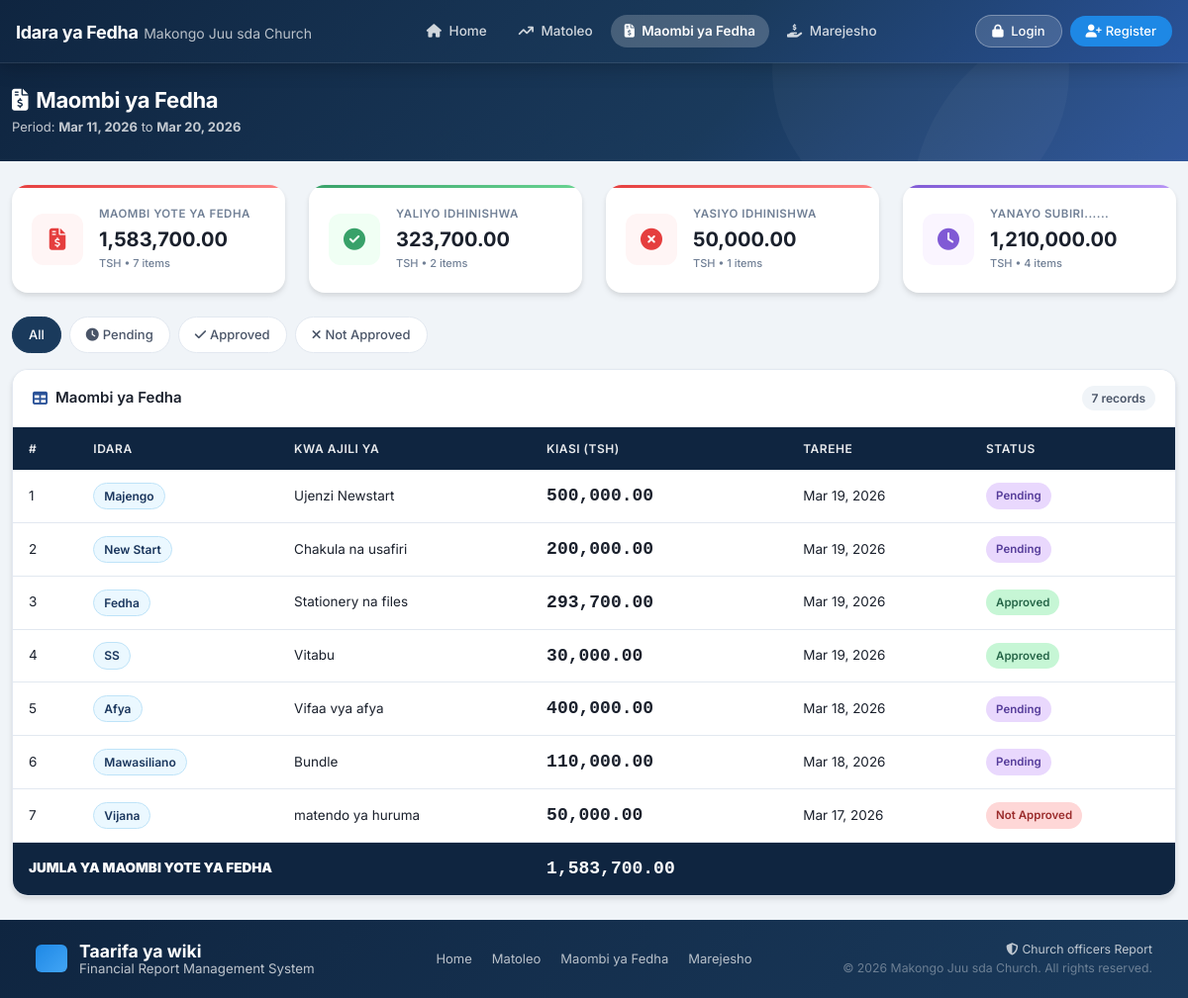
The page /expenses/ on the database its author committed.
### dashboard/models.py (models this page shows, shortened)
class DefaultDateRange(models.Model):
    name = models.CharField(max_length=100, default='Default Range')
    days_back = models.IntegerField(default=14, help_text='Number of days back from today (e.g., 7 for last 7 days)')
    from_date = models.DateField(null=True, blank=True, help_text='Optional: Start date for a fixed range')
    to_date = models.DateField(null=True, blank=True, help_text='Optional: End date for a fixed range')
    is_active = models.BooleanField(default=True)
    updated_by = models.ForeignKey(User, on_delete=models.SET_NULL, null=True, blank=True)
    updated_at = models.DateTimeField(auto_now=True)
    class Meta:
        ordering = ['-updated_at']

class ExpenseRequest(models.Model):
    department = models.CharField(max_length=50, choices=DEPARTMENT_CHOICES)
    category = models.CharField(max_length=200)
    amount = models.DecimalField(max_digits=20, decimal_places=2)
    description = models.TextField(blank=True)
    status = models.CharField(max_length=20, choices=STATUS_CHOICES_EXPENSE, default='pending')
    requested_by = models.ForeignKey(User, on_delete=models.SET_NULL, null=True, blank=True, related_name='expense_requests')
    reviewed_by = models.ForeignKey(User, on_delete=models.SET_NULL, null=True, blank=True, related_name='reviewed_expenses')
    date = models.DateField(default=timezone.now)
    created_at = models.DateTimeField(auto_now_add=True)
    updated_at = models.DateTimeField(auto_now=True)
    review_notes = models.TextField(blank=True)
    class Meta:
        ordering = ['-date', '-created_at']

### dashboard/views.py (the view)
# urls.py: path('expenses/', views.expense_view, name='expenses'),
def expense_view(request):
    default_from, default_to = get_default_date_range()
    date_from, date_to, department, status_filter, _ = get_active_filters(request, key='expenses', include_status=True)
    if not date_from:
        date_from = default_from
    if not date_to:
        date_to = default_to
    qs = ExpenseRequest.objects.filter(date__gte=date_from, date__lte=date_to)
    if department:
        qs = qs.filter(department=department)
    if status_filter:
        qs = qs.filter(status=status_filter)
    base_qs = ExpenseRequest.objects.filter(date__gte=date_from, date__lte=date_to)
    if department:
        base_qs = base_qs.filter(department=department)
    total_requests = base_qs.aggregate(total=Sum('amount'))['total'] or 0
    total_approved = base_qs.filter(status='approved').aggregate(total=Sum('amount'))['total'] or 0
    total_not_approved = base_qs.filter(status='not_approved').aggregate(total=Sum('amount'))['total'] or 0
    total_pending = base_qs.filter(status='pending').aggregate(total=Sum('amount'))['total'] or 0
    context = {
        'expenses': qs,
        'total_requests': total_requests,
        'total_approved': total_approved,
        'total_not_approved': total_not_approved,
        'total_pending': total_pending,
        'count_total': base_qs.count(),
        'count_approved': base_qs.filter(status='approved').count(),
        'count_not_approved': base_qs.filter(status='not_approved').count(),
        'count_pending': base_qs.filter(status='pending').count(),
        'date_from': date_from,
        'date_to': date_to,
        'department': department,
        'status_filter': status_filter,
        'active_tab': 'expenses',
    }
    return render(request, 'dashboard/expenses.html', context)

### dashboard/views.py (called while the page is built)
def get_default_date_range():
    try:
        default_range = DefaultDateRange.objects.filter(is_active=True).first()
        if default_range and default_range.from_date and default_range.to_date:
            return default_range.from_date, default_range.to_date
        days = default_range.days_back if default_range else 14
    except Exception:
        days = 14
    today = date.today()
    return today - timedelta(days=days), today

### templates/dashboard/expenses.html (shortened to what this page needs)
{% extends 'base.html' %}
{% load static %}
{% block content %}
<div class="page-wrapper">
    <div class="page-header">
        <div class="container-fluid">
            <div class="row align-items-center">
                <div class="col">
                    <h1 class="page-title"><i class="fas fa-file-invoice-dollar me-2"></i>Maombi ya Fedha</h1>
                    <p class="page-subtitle">Period: <strong>{{ date_from|date:"M d, Y" }}</strong> to <strong>{{ date_to|date:"M d, Y" }}</strong></p>
                </div>
            </div>
        </div>
    </div>
    <div class="container-fluid py-4">
        <div class="row g-4 mb-4">
            <div class="col-6 col-md-3">
                <div class="summary-card expense-card">
                    <div class="card-icon-wrap"><i class="fas fa-file-invoice-dollar"></i></div>
                    <div class="card-body-content">
                        <p class="card-label">Maombi yote ya Fedha</p>
                        <h3 class="card-value tsh-value">{{ total_requests|floatformat:2 }}</h3>
                        <small class="card-currency">TSH &bull; {{ count_total }} items</small>
                    </div>
                </div>
            </div>
            <div class="col-6 col-md-3">
                <div class="summary-card approved-card">
                    <div class="card-icon-wrap"><i class="fas fa-check-circle"></i></div>
                    <div class="card-body-content">
                        <p class="card-label">Yaliyo Idhinishwa</p>
                        <h3 class="card-value tsh-value">{{ total_approved|floatformat:2 }}</h3>
                        <small class="card-currency">TSH &bull; {{ count_approved }} items</small>
                    </div>
                </div>
            </div>
            <div class="col-6 col-md-3">
                <div class="summary-card rejected-card">
                    <div class="card-icon-wrap"><i class="fas fa-times-circle"></i></div>
                    <div class="card-body-content">
                        <p class="card-label">Yasiyo Idhinishwa</p>
                        <h3 class="card-value tsh-value">{{ total_not_approved|floatformat:2 }}</h3>
                        <small class="card-currency">TSH &bull; {{ count_not_approved }} items</small>
                    </div>
                </div>
            </div>
            <div class="col-6 col-md-3">
                <div class="summary-card pending-card">
                    <div class="card-icon-wrap"><i class="fas fa-clock"></i></div>
                    <div class="card-body-content">
                        <p class="card-label">Yanayo Subiri......</p>
                        <h3 class="card-value tsh-value">{{ total_pending|floatformat:2 }}</h3>
                        <small class="card-currency">TSH &bull; {{ count_pending }} items</small>
                    </div>
                </div>
            </div>
        </div>
        <div class="status-tabs mb-3">
            <a href="?date_from={{ date_from|date:'Y-m-d' }}&date_to={{ date_to|date:'Y-m-d' }}{% if department %}&department={{ department }}{% endif %}"
               class="status-tab {% if not status_filter %}active{% endif %}">All</a>
            <a href="?date_from={{ date_from|date:'Y-m-d' }}&date_to={{ date_to|date:'Y-m-d' }}&status=pending{% if department %}&department={{ department }}{% endif %}"
               class="status-tab pending {% if status_filter == 'pending' %}active{% endif %}">
               <i class="fas fa-clock me-1"></i>Pending</a>
            <a href="?date_from={{ date_from|date:'Y-m-d' }}&date_to={{ date_to|date:'Y-m-d' }}&status=approved{% if department %}&department={{ department }}{% endif %}"
               class="status-tab approved {% if status_filter == 'approved' %}active{% endif %}">
               <i class="fas fa-check me-1"></i>Approved</a>
            <a href="?date_from={{ date_from|date:'Y-m-d' }}&date_to={{ date_to|date:'Y-m-d' }}&status=not_approved{% if department %}&department={{ department }}{% endif %}"
               class="status-tab rejected {% if status_filter == 'not_approved' %}active{% endif %}">
               <i class="fas fa-times me-1"></i>Not Approved</a>
        </div>
        <div class="content-card">
            <div class="content-card-header">
                <h5><i class="fas fa-table me-2"></i>Maombi ya Fedha</h5>
                <span class="badge-count">{{ expenses|length }} records</span>
            </div>
            <div class="content-card-body p-0">
                <div class="table-responsive">
                    <table class="data-table">
                        <thead>
                            <tr>
                                <th>#</th>
                                <th>Idara</th>
                                <th>Kwa ajili ya</th>
                                <th>Kiasi (TSH)</th>
                                <th>Tarehe</th>
                                <th>Status</th>
                            </tr>
                        </thead>
                        <tbody>
                            {% for expense in expenses %}
                            <tr class="table-row-clickable">
                                <td>{{ forloop.counter }}</td>
                                <td>
                                    <span class="dept-badge">{{ expense.get_department_display }}</span>
                                </td>
                                <td>{{ expense.category }}</td>
                                <td class="amount-cell tsh-value">{{ expense.amount|floatformat:2 }}</td>
                                <td>{{ expense.date|date:"M d, Y" }}</td>
                                <td>
                                    <span class="status-badge status-{{ expense.status }}">
                                        {% if expense.status == 'approved' %}Approved
                                        {% elif expense.status == 'not_approved' %}Not Approved
                                        {% else %}Pending{% endif %}
                                    </span>
                                </td>
                            </tr>
                            {% endfor %}
                        </tbody>
                        {% if expenses %}
                        <tfoot>
                            {% if user.is_authenticated and user.profile.role != 'customer' %}
                            <tr class="table-total-row">
                                <td colspan="3"><strong>JUMLA YA MAOMBI YOTE YA FEDHA</strong></td>
                                <td class="amount-cell tsh-value"><strong>{{ total_requests|floatformat:2 }}</strong></td>
                                <td></td>
                                <td></td>
                                <td></td>
                            </tr>
                            {% else %}
                            <tr class="table-total-row">
                                <td colspan="3"><strong>JUMLA YA MAOMBI YOTE YA FEDHA</strong></td>
                                <td class="amount-cell tsh-value"><strong>{{ total_requests|floatformat:2 }}</strong></td>
                                <td></td>
                                <td></td>
                            </tr>
                            {% endif %}
                        </tfoot>
                        {% endif %}
                    </table>
                </div>
            </div>
        </div>
    </div>
</div>
{% endblock %}

### templates/dashboard/expenses.html (style rules this page uses)
.data-table .amount-cell { font-size: 0.75rem; font-weight: bold; font-weight: 650; }

### rows shown on the page
DefaultDateRange: from_date "Mar 11, 2026", to_date "Mar 20, 2026"
ExpenseRequest: department "Majengo", category "Ujenzi Newstart", amount "500,000.00", date "Mar 19, 2026", status "Pending"
ExpenseRequest: department "New Start", category "Chakula na usafiri", amount "200,000.00", date "Mar 19, 2026", status "Pending"
ExpenseRequest: department "Fedha", category "Stationery na files", amount "293,700.00", date "Mar 19, 2026", status "Approved"
ExpenseRequest: department "SS", category "Vitabu", amount "30,000.00", date "Mar 19, 2026", status "Approved"
ExpenseRequest: department "Afya", category "Vifaa vya afya", amount "400,000.00", date "Mar 18, 2026", status "Pending"
ExpenseRequest: department "Mawasiliano", category "Bundle", amount "110,000.00", date "Mar 18, 2026", status "Pending"
ExpenseRequest: department "Vijana", category "matendo ya huruma", amount "50,000.00", date "Mar 17, 2026", status "Not Approved"

### other values the page prints
{{ total_requests|floatformat:2 }} "1,583,700.00"
{{ count_total }} "7"
{{ total_approved|floatformat:2 }} "323,700.00"
{{ count_approved }} "2"
{{ total_not_approved|floatformat:2 }} "50,000.00"
{{ count_not_approved }} "1"
{{ total_pending|floatformat:2 }} "1,210,000.00"
{{ count_pending }} "4"
{{ expenses|length }} "7"
